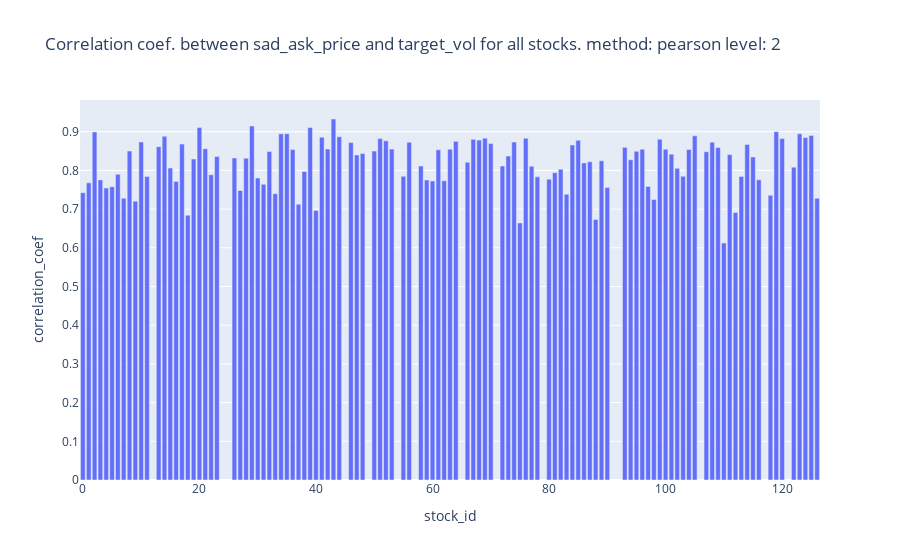
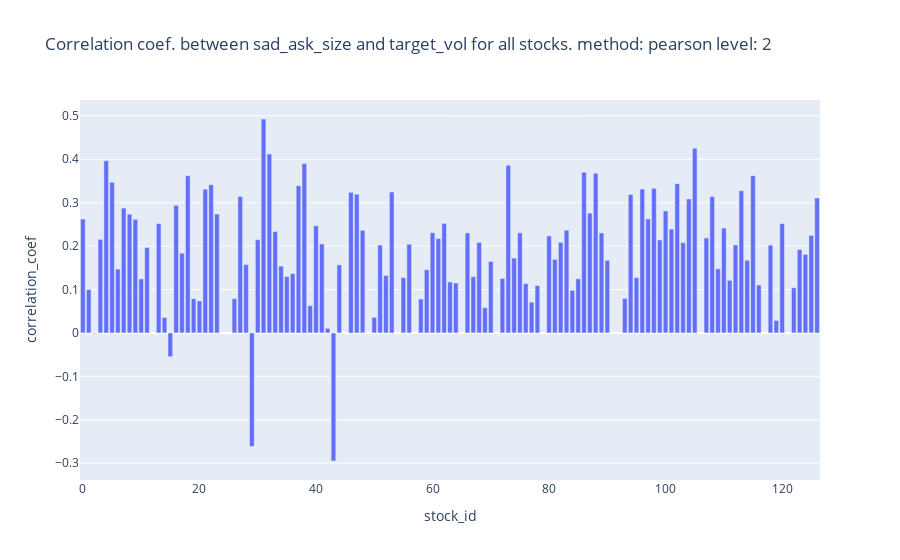
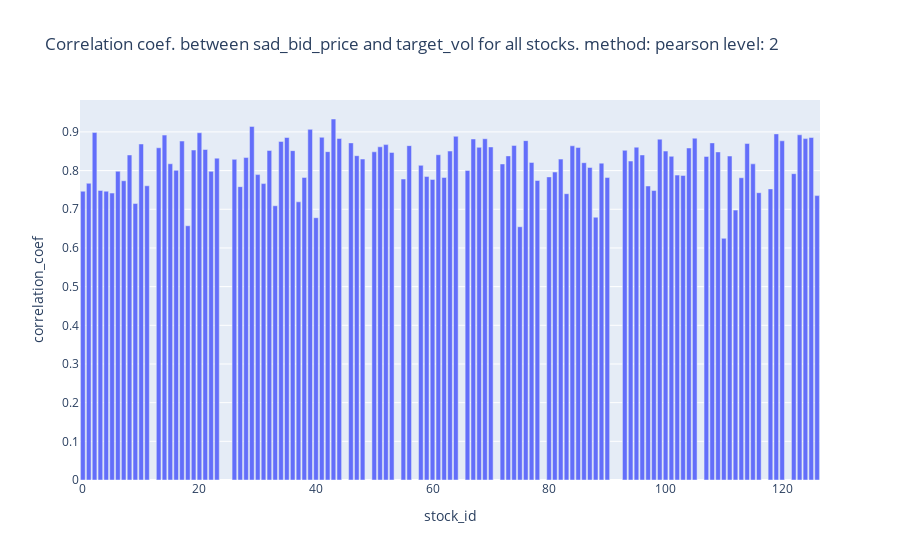
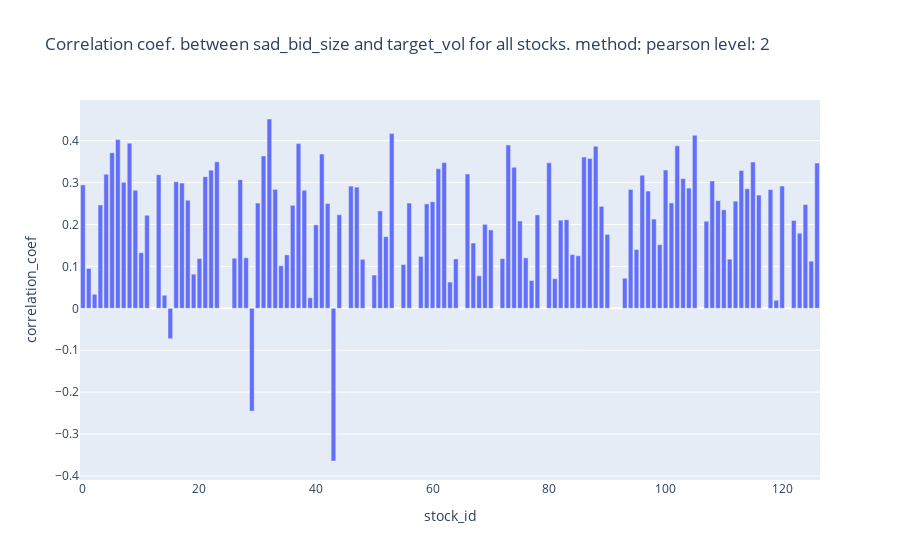

Notebook cell for these charts, in order:
### Code cell
## plot all stocks sum_abs_dif_ask_price correlation vs. target
coef_df=pd.DataFrame({'stock_id':sum_abs_dif_ask_price_n_target_vol_corr_coef.keys(),'correlation_coef':sum_abs_dif_ask_price_n_target_vol_corr_coef.values()})
fig = px.bar(coef_df, x='stock_id',y='correlation_coef',title="Correlation coef. between " + str(sad_ask_price_n_target_vol_df.columns[0]) + " and " + str(sad_ask_price_n_target_vol_df.columns[1])+ " for all stocks"+ ". method: "+corr_method+" level: "+str(level))
fig.show()

## plot all stocks sum_abs_dif_ask_size correlation vs. target
coef_df=pd.DataFrame({'stock_id':sum_abs_dif_ask_size_n_target_vol_corr_coef.keys(),'correlation_coef':sum_abs_dif_ask_size_n_target_vol_corr_coef.values()})
fig = px.bar(coef_df, x='stock_id',y='correlation_coef',title="Correlation coef. between " + str(sad_ask_size_n_target_vol_df.columns[0]) + " and " + str(sad_ask_size_n_target_vol_df.columns[1])+ " for all stocks"+ ". method: "+corr_method+" level: "+str(level))
fig.show()

## plot all stocks sum_abs_dif_bid_price correlation vs. target
coef_df=pd.DataFrame({'stock_id':sum_abs_dif_bid_price_n_target_vol_corr_coef.keys(),'correlation_coef':sum_abs_dif_bid_price_n_target_vol_corr_coef.values()})
fig = px.bar(coef_df, x='stock_id',y='correlation_coef',title="Correlation coef. between " + str(sad_bid_price_n_target_vol_df.columns[0]) + " and " + str(sad_bid_price_n_target_vol_df.columns[1])+ " for all stocks"+ ". method: "+corr_method+" level: "+str(level))
fig.show()

## plot all stocks sum_abs_dif_bid_size correlation vs. target
coef_df=pd.DataFrame({'stock_id':sum_abs_dif_bid_size_n_target_vol_corr_coef.keys(),'correlation_coef':sum_abs_dif_bid_size_n_target_vol_corr_coef.values()})
fig = px.bar(coef_df, x='stock_id',y='correlation_coef',title="Correlation coef. between " + str(sad_bid_size_n_target_vol_df.columns[0]) + " and " + str(sad_bid_size_n_target_vol_df.columns[1])+ " for all stocks"+ ". method: "+corr_method+" level: "+str(level))
fig.show()

### Figure 1 — Plotly figure (JSON) as saved in the notebook; plotly's stock layout.template omitted (floating-point values rounded to 4 significant figures)
{"data": [{"alignmentgroup": "True", "hovertemplate": "stock_id=%{x}<br>correlation_coef=%{y}<extra></extra>", "legendgroup": "", "marker": {"color": "#636efa", "pattern": {"shape": ""}}, "name": "", "offsetgroup": "", "orientation": "v", "showlegend": false, "textposition": "auto", "type": "bar", "x": [0, 1, 10, 100, 101, 102, 103, 104, 105, 107, 108, 109, 11, 110, 111, 112, 113, 114, 115, 116, 118, 119, 120, 122, 123, 124, 125, 126, 13, 14, 15, 16, 17, 18, 19, 2, 20, 21, 22, 23, 26, 27, 28, 29, 3, 30, 31, 32, 33, 34, 35, 36, 37, 38, 39, 4, 40, 41, 42, 43, 44, 46, 47, 48, 5, 50, 51, 52, 53, 55, 56, 58, 59, 6, 60, 61, 62, 63, 64, 66, 67, 68, 69, 7, 70, 72, 73, 74, 75, 76, 77, 78, 8, 80, 81, 82, 83, 84, 85, 86, 87, 88, 89, 9, 90, 93, 94, 95, 96, 97, 98, 99], "xaxis": "x", "y": [0.7424, 0.7678, 0.8735, 0.8547, 0.8418, 0.8053, 0.7848, 0.8541, 0.8894, 0.8484, 0.8731, 0.8592, 0.784, 0.6125, 0.8408, 0.6914, 0.7844, 0.8671, 0.8348, 0.7758, 0.7356, 0.9002, 0.8825, 0.8085, 0.8946, 0.8852, 0.8904, 0.728, 0.8615, 0.8882, 0.8061, 0.7717, 0.868, 0.6842, 0.8295, 0.8995, 0.9107, 0.8561, 0.7888, 0.8361, 0.8323, 0.7482, 0.8315, 0.9149, 0.7755, 0.7803, 0.764, 0.849, 0.7398, 0.8945, 0.8949, 0.8537, 0.7126, 0.797, 0.911, 0.7546, 0.6966, 0.8859, 0.8553, 0.9329, 0.8869, 0.8721, 0.84, 0.8435, 0.7577, 0.8499, 0.8822, 0.8764, 0.8551, 0.7848, 0.873, 0.8113, 0.7753, 0.79, 0.7729, 0.8531, 0.7734, 0.8549, 0.8751, 0.8211, 0.8804, 0.8783, 0.8834, 0.728, 0.8693, 0.8114, 0.8372, 0.8734, 0.6642, 0.883, 0.8107, 0.7833, 0.85, 0.7775, 0.7941, 0.8032, 0.7387, 0.8656, 0.8778, 0.8194, 0.8223, 0.6734, 0.8248, 0.7205, 0.7557, 0.8596, 0.8277, 0.8494, 0.8549, 0.7583, 0.7248, 0.8805], "yaxis": "y"}], "layout": {"barmode": "relative", "legend": {"tracegroupgap": 0}, "title": {"text": "Correlation coef. between sad_ask_price and target_vol for all stocks. method: pearson level: 2"}, "xaxis": {"anchor": "y", "domain": [0, 1], "title": {"text": "stock_id"}}, "yaxis": {"anchor": "x", "domain": [0, 1], "title": {"text": "correlation_coef"}}}}

### Figure 2 — Plotly figure (JSON) as saved in the notebook; plotly's stock layout.template omitted (floating-point values rounded to 4 significant figures)
{"data": [{"alignmentgroup": "True", "hovertemplate": "stock_id=%{x}<br>correlation_coef=%{y}<extra></extra>", "legendgroup": "", "marker": {"color": "#636efa", "pattern": {"shape": ""}}, "name": "", "offsetgroup": "", "orientation": "v", "showlegend": false, "textposition": "auto", "type": "bar", "x": [0, 1, 10, 100, 101, 102, 103, 104, 105, 107, 108, 109, 11, 110, 111, 112, 113, 114, 115, 116, 118, 119, 120, 122, 123, 124, 125, 126, 13, 14, 15, 16, 17, 18, 19, 2, 20, 21, 22, 23, 26, 27, 28, 29, 3, 30, 31, 32, 33, 34, 35, 36, 37, 38, 39, 4, 40, 41, 42, 43, 44, 46, 47, 48, 5, 50, 51, 52, 53, 55, 56, 58, 59, 6, 60, 61, 62, 63, 64, 66, 67, 68, 69, 7, 70, 72, 73, 74, 75, 76, 77, 78, 8, 80, 81, 82, 83, 84, 85, 86, 87, 88, 89, 9, 90, 93, 94, 95, 96, 97, 98, 99], "xaxis": "x", "y": [0.2623, 0.09997, 0.1243, 0.281, 0.2392, 0.3438, 0.2078, 0.3088, 0.4254, 0.2187, 0.3141, 0.1476, 0.1967, 0.2416, 0.1212, 0.2027, 0.3275, 0.1674, 0.3622, 0.1105, 0.2023, 0.02867, 0.2519, 0.104, 0.192, 0.1808, 0.2247, 0.3109, 0.252, 0.03565, -0.05478, 0.2938, 0.1836, 0.362, 0.07886, -0.001258, 0.07378, 0.3312, 0.3416, 0.2739, 0.07887, 0.3145, 0.1575, -0.2614, 0.2155, 0.2146, 0.4928, 0.4121, 0.2336, 0.154, 0.1297, 0.1366, 0.3393, 0.3905, 0.0627, 0.3966, 0.2468, 0.205, 0.01064, -0.295, 0.1567, 0.3239, 0.3197, 0.2364, 0.3471, 0.03576, 0.2023, 0.1325, 0.3245, 0.1274, 0.2043, 0.078, 0.1455, 0.147, 0.2308, 0.2173, 0.2523, 0.1174, 0.115, 0.2304, 0.1296, 0.2084, 0.05825, 0.2876, 0.1645, 0.1254, 0.3863, 0.1724, 0.2306, 0.1136, 0.07082, 0.1092, 0.2736, 0.2233, 0.1693, 0.2086, 0.2367, 0.09838, 0.1245, 0.3702, 0.2759, 0.3678, 0.2303, 0.2616, 0.1672, 0.07922, 0.3187, 0.1272, 0.3314, 0.2627, 0.3332, 0.2141], "yaxis": "y"}], "layout": {"barmode": "relative", "legend": {"tracegroupgap": 0}, "title": {"text": "Correlation coef. between sad_ask_size and target_vol for all stocks. method: pearson level: 2"}, "xaxis": {"anchor": "y", "domain": [0, 1], "title": {"text": "stock_id"}}, "yaxis": {"anchor": "x", "domain": [0, 1], "title": {"text": "correlation_coef"}}}}

### Figure 3 — Plotly figure (JSON) as saved in the notebook; plotly's stock layout.template omitted (floating-point values rounded to 4 significant figures)
{"data": [{"alignmentgroup": "True", "hovertemplate": "stock_id=%{x}<br>correlation_coef=%{y}<extra></extra>", "legendgroup": "", "marker": {"color": "#636efa", "pattern": {"shape": ""}}, "name": "", "offsetgroup": "", "orientation": "v", "showlegend": false, "textposition": "auto", "type": "bar", "x": [0, 1, 10, 100, 101, 102, 103, 104, 105, 107, 108, 109, 11, 110, 111, 112, 113, 114, 115, 116, 118, 119, 120, 122, 123, 124, 125, 126, 13, 14, 15, 16, 17, 18, 19, 2, 20, 21, 22, 23, 26, 27, 28, 29, 3, 30, 31, 32, 33, 34, 35, 36, 37, 38, 39, 4, 40, 41, 42, 43, 44, 46, 47, 48, 5, 50, 51, 52, 53, 55, 56, 58, 59, 6, 60, 61, 62, 63, 64, 66, 67, 68, 69, 7, 70, 72, 73, 74, 75, 76, 77, 78, 8, 80, 81, 82, 83, 84, 85, 86, 87, 88, 89, 9, 90, 93, 94, 95, 96, 97, 98, 99], "xaxis": "x", "y": [0.7467, 0.7672, 0.8689, 0.8505, 0.8369, 0.7884, 0.7875, 0.8585, 0.8838, 0.8366, 0.8717, 0.8483, 0.7608, 0.6249, 0.8377, 0.6978, 0.7815, 0.87, 0.8175, 0.7429, 0.7527, 0.8949, 0.8771, 0.792, 0.8926, 0.8827, 0.8856, 0.7354, 0.859, 0.8918, 0.8177, 0.8007, 0.8764, 0.6574, 0.8532, 0.8984, 0.8979, 0.8546, 0.7981, 0.8323, 0.829, 0.7585, 0.8337, 0.9143, 0.7488, 0.7897, 0.7664, 0.8521, 0.7092, 0.8754, 0.8856, 0.8516, 0.7193, 0.7823, 0.9066, 0.7469, 0.6782, 0.8862, 0.849, 0.9334, 0.8831, 0.8717, 0.8386, 0.8299, 0.7419, 0.8486, 0.8616, 0.8672, 0.847, 0.7782, 0.8646, 0.8136, 0.7846, 0.7984, 0.7772, 0.8411, 0.7823, 0.8506, 0.8887, 0.8005, 0.8818, 0.8601, 0.8825, 0.7738, 0.8612, 0.8172, 0.8381, 0.8651, 0.6548, 0.8775, 0.8211, 0.7744, 0.8404, 0.7838, 0.7963, 0.8297, 0.7403, 0.8641, 0.8596, 0.8205, 0.8081, 0.6794, 0.8193, 0.7148, 0.782, 0.8525, 0.8247, 0.8605, 0.8405, 0.7603, 0.7485, 0.8813], "yaxis": "y"}], "layout": {"barmode": "relative", "legend": {"tracegroupgap": 0}, "title": {"text": "Correlation coef. between sad_bid_price and target_vol for all stocks. method: pearson level: 2"}, "xaxis": {"anchor": "y", "domain": [0, 1], "title": {"text": "stock_id"}}, "yaxis": {"anchor": "x", "domain": [0, 1], "title": {"text": "correlation_coef"}}}}

### Figure 4 — Plotly figure (JSON) as saved in the notebook; plotly's stock layout.template omitted (floating-point values rounded to 4 significant figures)
{"data": [{"alignmentgroup": "True", "hovertemplate": "stock_id=%{x}<br>correlation_coef=%{y}<extra></extra>", "legendgroup": "", "marker": {"color": "#636efa", "pattern": {"shape": ""}}, "name": "", "offsetgroup": "", "orientation": "v", "showlegend": false, "textposition": "auto", "type": "bar", "x": [0, 1, 10, 100, 101, 102, 103, 104, 105, 107, 108, 109, 11, 110, 111, 112, 113, 114, 115, 116, 118, 119, 120, 122, 123, 124, 125, 126, 13, 14, 15, 16, 17, 18, 19, 2, 20, 21, 22, 23, 26, 27, 28, 29, 3, 30, 31, 32, 33, 34, 35, 36, 37, 38, 39, 4, 40, 41, 42, 43, 44, 46, 47, 48, 5, 50, 51, 52, 53, 55, 56, 58, 59, 6, 60, 61, 62, 63, 64, 66, 67, 68, 69, 7, 70, 72, 73, 74, 75, 76, 77, 78, 8, 80, 81, 82, 83, 84, 85, 86, 87, 88, 89, 9, 90, 93, 94, 95, 96, 97, 98, 99], "xaxis": "x", "y": [0.2944, 0.09513, 0.1327, 0.3299, 0.2515, 0.3878, 0.3096, 0.287, 0.4131, 0.2078, 0.304, 0.257, 0.222, 0.2351, 0.1173, 0.2557, 0.3291, 0.2854, 0.3489, 0.2702, 0.2834, 0.01917, 0.2918, 0.2096, 0.1792, 0.2475, 0.1125, 0.3467, 0.3189, 0.03121, -0.07269, 0.3019, 0.2989, 0.2579, 0.08156, 0.03346, 0.1188, 0.3142, 0.3297, 0.3497, 0.1195, 0.3071, 0.1206, -0.2452, 0.2465, 0.2511, 0.3638, 0.4518, 0.2839, 0.1015, 0.1275, 0.2458, 0.3931, 0.2817, 0.02527, 0.3201, 0.1992, 0.3682, 0.2499, -0.3644, 0.2233, 0.2916, 0.2892, 0.1167, 0.3715, 0.07942, 0.2324, 0.171, 0.4169, 0.1045, 0.2512, 0.1238, 0.2491, 0.4026, 0.2544, 0.3329, 0.3478, 0.06257, 0.1178, 0.3203, 0.1558, 0.07758, 0.2004, 0.3007, 0.1871, 0.1186, 0.3897, 0.3365, 0.2084, 0.1204, 0.06631, 0.2229, 0.3941, 0.3472, 0.07068, 0.2104, 0.2114, 0.1282, 0.1254, 0.3609, 0.3578, 0.3869, 0.2434, 0.2817, 0.1764, 0.0718, 0.2837, 0.1405, 0.3175, 0.2798, 0.213, 0.1519], "yaxis": "y"}], "layout": {"barmode": "relative", "legend": {"tracegroupgap": 0}, "title": {"text": "Correlation coef. between sad_bid_size and target_vol for all stocks. method: pearson level: 2"}, "xaxis": {"anchor": "y", "domain": [0, 1], "title": {"text": "stock_id"}}, "yaxis": {"anchor": "x", "domain": [0, 1], "title": {"text": "correlation_coef"}}}}
